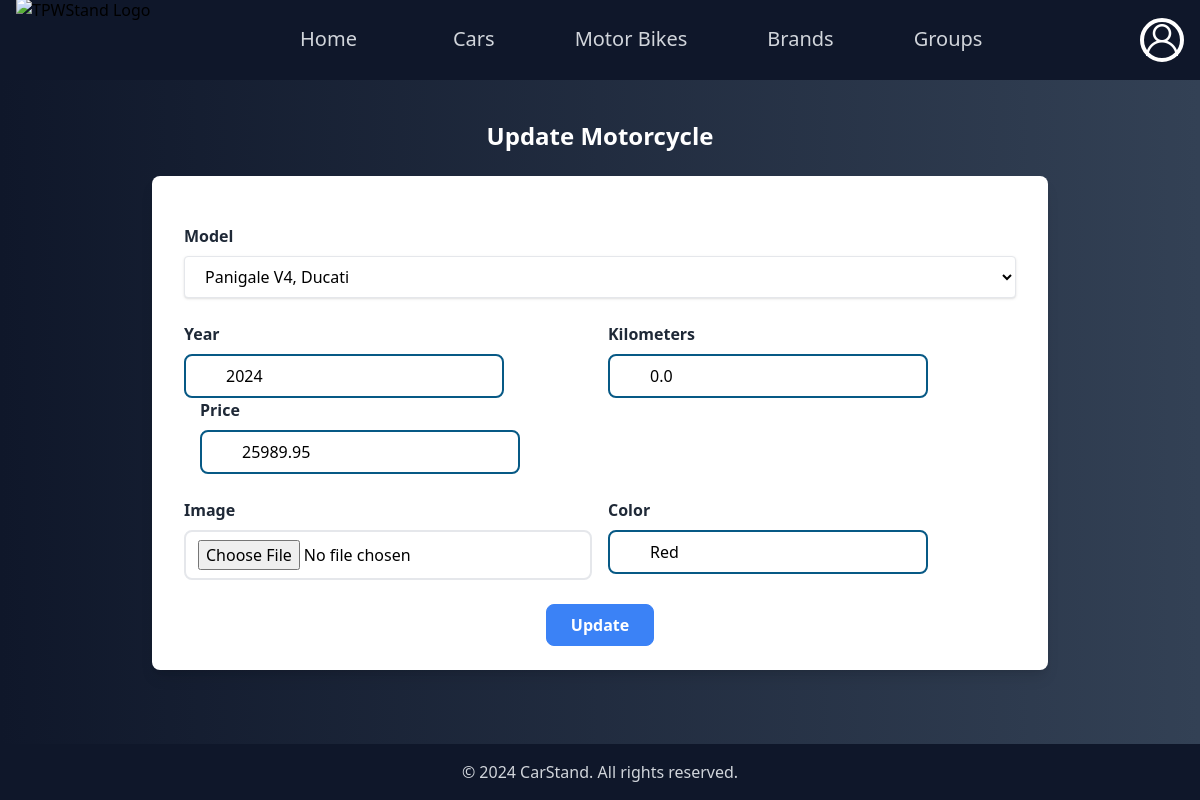
/updateMoto/100/ (signed in), run on the app's committed database.
### app/models.py (models this page shows)
class Moto(models.Model):
    model = models.ForeignKey(CarModel, on_delete=models.CASCADE, related_name='motos')   # Moto is related to CarModel
    year = models.PositiveIntegerField(validators=[MinValueValidator(1990), MaxValueValidator(2024)])
    new = models.BooleanField(default=True)
    kilometers = models.FloatField(default=0.0, validators=[MinValueValidator(0.0)])
    price = models.DecimalField(max_digits=10, decimal_places=2)
    image=models.ImageField(upload_to='./static/imgs/motos',default="./static/imgs/motos/aprilia_rs660.png")
    interestedCustomers=models.ManyToManyField(Profile, blank=True,default=None,related_name='interested_in_motos')
    purchaser=models.ForeignKey(Profile, null=True, default=None, blank=True, related_name='purchased_motos', on_delete=models.DO_NOTHING)
    color = models.CharField(max_length=20, default="Black")

### app/views.py (the view)
# urls.py: path('updateMoto/<int:moto_id>/', views.updateMoto, name='updateMoto'),
def updateMoto(request, moto_id):
    moto = get_object_or_404(Moto, id=moto_id)
    if request.method == 'POST':
        form = UpdateMoto(request.POST, request.FILES)
        if form.is_valid():
            moto.model = form.cleaned_data['model']
            moto.year = form.cleaned_data['year']
            moto.kilometers = form.cleaned_data['kilometers'] if form.cleaned_data['kilometers'] is not None else 0
            moto.new=moto.kilometers==0
            moto.price = form.cleaned_data['price']
            moto.color = form.cleaned_data['color']
            if form.cleaned_data['image']:
                moto.image = form.cleaned_data['image']
            moto.save()
            return redirect('motorbike_detail', moto_id=moto.id)
    else:
        form = UpdateMoto(initial={
            'model': moto.model,
            'year': moto.year,
            'kilometers': moto.kilometers,
            'price': moto.price,
            'image': moto.image,
            'color': moto.color,
        })
    context = {'form': form, 'moto': moto}
    return render(request, 'updateMoto.html', context)

### app/models.py (called while the page is built)
    def __str__(self):
        return self.name + ", " + self.brand.name

### app/templates/updateMoto.html (shortened to what this page needs)
{% extends "index.html" %}
{% block content %}
{% load static %}
<div class="flex flex-col items-center mx-16">
    <h1 class="text-2xl font-semibold text-white mb-6">Update Motorcycle</h1>
    <form action="." method="POST" enctype="multipart/form-data" class="bg-white rounded-lg shadow-lg px-8 py-6 w-full max-w-4xl space-y-6">
        <div class="flex items-end space-x-4">
            <div class="flex-1">
                <label for="id_model" class="block text-gray-800 font-semibold mb-2">Model</label>
                {{ form.model }}
            </div>
        </div>
        <div class="flex flex-wrap space-x-4">
            <div class="flex-1">
                <label for="id_year" class="block text-gray-800 font-semibold mb-2">Year</label>
                {{ form.year }}
            </div>
            <div class="flex-1">
                <label for="id_kilometers" class="block text-gray-800 font-semibold mb-2">Kilometers</label>
                {{ form.kilometers }}
            </div>
            <div class="flex-1">
                <label for="id_price" class="block text-gray-800 font-semibold mb-2">Price</label>
                {{ form.price }}
            </div>
        </div>
        <div class="flex flex-wrap space-x-4">
            <div class="flex-1">
                <label for="id_image" class="block text-gray-800 font-semibold mb-2">Image</label>
                {{ form.image }}
            </div>
            <div class="flex-1">
                <label for="id_color" class="block text-gray-800 font-semibold mb-2">Color</label>
                {{ form.color }}
            </div>
        </div>
        <div class="text-center mt-4">
            <button
                type="submit"
                class="bg-blue-500 hover:bg-blue-700 text-white font-semibold py-2 px-6 border border-blue-500 rounded-lg"
            >
                Update
            </button>
        </div>
    </form>
</div>
{% endblock %}
{% block extra_content %}
<link href="{% static 'content/style.css' %}" rel="stylesheet" />
<link href="{% static 'content/tailwind.css' %}" rel="stylesheet" />
<link href="{% static 'content/stylespages.css' %}" rel="stylesheet" />
{% endblock %}

### app/static/content/style.css (style rules this page uses)
html, :host { line-height: 1.5; -webkit-text-size-adjust: 100%; -moz-tab-size: 4; -o-tab-size: 4; tab-size: 4; font-family: ui-sans-serif, system-ui, sans-serif, "Apple Color Emoji", "Segoe UI Emoji", "Segoe UI Symbol", "Noto Color Emoji"; font-feature-settings: normal; font-variation-settings: normal; -webkit-tap-highlight-color: transparent; }
body { margin: 0; line-height: inherit; }
h1, h2, h3, h4, h5, h6 { font-size: inherit; font-weight: inherit; }
button, input, optgroup, select, textarea { font-family: inherit; font-feature-settings: inherit; font-variation-settings: inherit; font-size: 100%; font-weight: inherit; line-height: inherit; letter-spacing: inherit; color: inherit; margin: 0; padding: 0; }
button, select { text-transform: none; }
button, input:where([type='button']), input:where([type='reset']), input:where([type='submit']) { -webkit-appearance: button; background-color: transparent; background-image: none; }
blockquote, dl, dd, h1, h2, h3, h4, h5, h6, hr, figure, p, pre { margin: 0; }
input::placeholder, textarea::placeholder { opacity: 1; color: #9ca3af; }
button, [role="button"] { cursor: pointer; }
.mx-16 { margin-left: 4rem; margin-right: 4rem; }
.mb-2 { margin-bottom: 0.5rem; }
.mb-6 { margin-bottom: 1.5rem; }
.mt-4 { margin-top: 1rem; }
.block { display: block; }
.flex { display: flex; }
.min-h-screen { min-height: 100vh; }
.w-80 { width: 20rem; }
.w-full { width: 100%; }
.max-w-4xl { max-width: 56rem; }
.flex-1 { flex: 1 1 0%; }
.flex-col { flex-direction: column; }
.flex-wrap { flex-wrap: wrap; }
.items-end { align-items: flex-end; }
.items-center { align-items: center; }
.space-x-4 > :not([hidden]) ~ :not([hidden]) { --tw-space-x-reverse: 0; margin-right: calc(1rem * var(--tw-space-x-reverse)); margin-left: calc(1rem * calc(1 - var(--tw-space-x-reverse))); }
.space-y-6 > :not([hidden]) ~ :not([hidden]) { --tw-space-y-reverse: 0; margin-top: calc(1.5rem * calc(1 - var(--tw-space-y-reverse))); margin-bottom: calc(1.5rem * var(--tw-space-y-reverse)); }
.rounded { border-radius: 0.25rem; }
.rounded-lg { border-radius: 0.5rem; }
.border { border-width: 1px; }
.border-2 { border-width: 2px; }
.border-blue-500 { --tw-border-opacity: 1; border-color: rgb(59 130 246 / var(--tw-border-opacity)); }
.border-sky-800 { --tw-border-opacity: 1; border-color: rgb(7 89 133 / var(--tw-border-opacity)); }
.bg-blue-500 { --tw-bg-opacity: 1; background-color: rgb(59 130 246 / var(--tw-bg-opacity)); }
.bg-white { --tw-bg-opacity: 1; background-color: rgb(255 255 255 / var(--tw-bg-opacity)); }
.bg-gradient-to-r { background-image: linear-gradient(to right, var(--tw-gradient-stops)); }
.from-slate-900 { --tw-gradient-from: #0f172a var(--tw-gradient-from-position); --tw-gradient-to: rgb(15 23 42 / 0) var(--tw-gradient-to-position); --tw-gradient-stops: var(--tw-gradient-from), var(--tw-gradient-to); }
.to-slate-700 { --tw-gradient-to: #334155 var(--tw-gradient-to-position); }
.px-3 { padding-left: 0.75rem; padding-right: 0.75rem; }
.px-4 { padding-left: 1rem; padding-right: 1rem; }
.px-6 { padding-left: 1.5rem; padding-right: 1.5rem; }
.px-8 { padding-left: 2rem; padding-right: 2rem; }
.py-2 { padding-top: 0.5rem; padding-bottom: 0.5rem; }
.py-6 { padding-top: 1.5rem; padding-bottom: 1.5rem; }
.pl-10 { padding-left: 2.5rem; }
.pr-4 { padding-right: 1rem; }
.text-center { text-align: center; }
.text-2xl { font-size: 1.5rem; line-height: 2rem; }
.font-semibold { font-weight: 600; }
.text-gray-800 { --tw-text-opacity: 1; color: rgb(31 41 55 / var(--tw-text-opacity)); }
.text-white { --tw-text-opacity: 1; color: rgb(255 255 255 / var(--tw-text-opacity)); }
.shadow { --tw-shadow: 0 1px 3px 0 rgb(0 0 0 / 0.1), 0 1px 2px -1px rgb(0 0 0 / 0.1); --tw-shadow-colored: 0 1px 3px 0 var(--tw-shadow-color), 0 1px 2px -1px var(--tw-shadow-color); box-shadow: var(--tw-ring-offset-shadow, 0 0 #0000), var(--tw-ring-shadow, 0 0 #0000), var(--tw-shadow); }
.shadow-lg { --tw-shadow: 0 10px 15px -3px rgb(0 0 0 / 0.1), 0 4px 6px -4px rgb(0 0 0 / 0.1); --tw-shadow-colored: 0 10px 15px -3px var(--tw-shadow-color), 0 4px 6px -4px var(--tw-shadow-color); box-shadow: var(--tw-ring-offset-shadow, 0 0 #0000), var(--tw-ring-shadow, 0 0 #0000), var(--tw-shadow); }

### data on the page
Moto: model "Panigale V4, Ducati", year "2024", kilometers "0.0", price "25989.95", color "Red"
